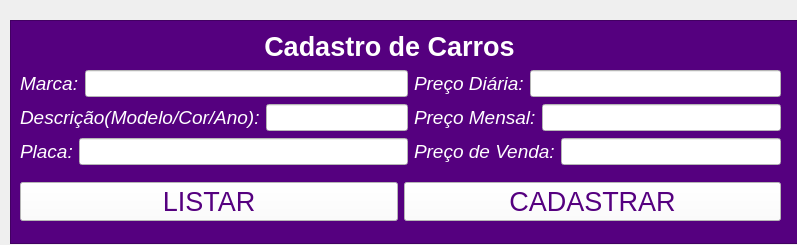
<?xml version="1.0" encoding="UTF-8"?>
<ui version="4.0">
 <class>MainWindow</class>
 <widget class="QMainWindow" name="MainWindow">
  <property name="geometry">
   <rect>
    <x>0</x>
    <y>0</y>
    <width>797</width>
    <height>245</height>
   </rect>
  </property>
  <property name="windowTitle">
   <string>MainWindow</string>
  </property>
  <widget class="QWidget" name="centralwidget">
   <widget class="QFrame" name="frame">
    <property name="geometry">
     <rect>
      <x>10</x>
      <y>20</y>
      <width>1081</width>
      <height>224</height>
     </rect>
    </property>
    <property name="styleSheet">
     <string notr="true">color: rgb(255, 255, 255);
background-color: rgb(85, 0, 127);</string>
    </property>
    <property name="frameShape">
     <enum>QFrame::StyledPanel</enum>
    </property>
    <property name="frameShadow">
     <enum>QFrame::Raised</enum>
    </property>
    <widget class="QLabel" name="label">
     <property name="geometry">
      <rect>
       <x>250</x>
       <y>10</y>
       <width>259</width>
       <height>33</height>
      </rect>
     </property>
     <property name="font">
      <font>
       <pointsize>20</pointsize>
       <weight>75</weight>
       <bold>true</bold>
      </font>
     </property>
     <property name="text">
      <string>Cadastro de Carros</string>
     </property>
     <property name="alignment">
      <set>Qt::AlignCenter</set>
     </property>
    </widget>
    <widget class="QWidget" name="layoutWidget">
     <property name="geometry">
      <rect>
       <x>10</x>
       <y>160</y>
       <width>761</width>
       <height>43</height>
      </rect>
     </property>
     <layout class="QHBoxLayout" name="horizontalLayout_7">
      <item>
       <widget class="QPushButton" name="listar">
        <property name="font">
         <font>
          <pointsize>20</pointsize>
         </font>
        </property>
        <property name="styleSheet">
         <string notr="true">color: rgb(85, 0, 127);
background-color: rgb(255, 255, 255);</string>
        </property>
        <property name="text">
         <string>LISTAR</string>
        </property>
       </widget>
      </item>
      <item>
       <widget class="QPushButton" name="cadastrar">
        <property name="font">
         <font>
          <pointsize>20</pointsize>
         </font>
        </property>
        <property name="styleSheet">
         <string notr="true">color: rgb(85, 0, 127);
background-color: rgb(255, 255, 255);</string>
        </property>
        <property name="text">
         <string>CADASTRAR</string>
        </property>
       </widget>
      </item>
     </layout>
    </widget>
    <widget class="QWidget" name="layoutWidget">
     <property name="geometry">
      <rect>
       <x>10</x>
       <y>49</y>
       <width>761</width>
       <height>97</height>
      </rect>
     </property>
     <layout class="QHBoxLayout" name="horizontalLayout_8">
      <item>
       <layout class="QVBoxLayout" name="verticalLayout">
        <item>
         <layout class="QHBoxLayout" name="horizontalLayout">
          <item>
           <widget class="QLabel" name="label_2">
            <property name="font">
             <font>
              <pointsize>14</pointsize>
              <italic>true</italic>
             </font>
            </property>
            <property name="text">
             <string>Marca:</string>
            </property>
           </widget>
          </item>
          <item>
           <widget class="QLineEdit" name="marca">
            <property name="font">
             <font>
              <pointsize>12</pointsize>
             </font>
            </property>
            <property name="styleSheet">
             <string notr="true">background-color: rgb(255, 255, 255);
color: rgb(0, 0, 0);</string>
            </property>
           </widget>
          </item>
         </layout>
        </item>
        <item>
         <layout class="QHBoxLayout" name="horizontalLayout_2">
          <item>
           <widget class="QLabel" name="label_3">
            <property name="font">
             <font>
              <pointsize>14</pointsize>
              <italic>true</italic>
             </font>
            </property>
            <property name="text">
             <string>Descrição(Modelo/Cor/Ano):</string>
            </property>
           </widget>
          </item>
          <item>
           <widget class="QLineEdit" name="descricao">
            <property name="font">
             <font>
              <pointsize>12</pointsize>
             </font>
            </property>
            <property name="styleSheet">
             <string notr="true">background-color: rgb(255, 255, 255);
color: rgb(0, 0, 0);</string>
            </property>
           </widget>
          </item>
         </layout>
        </item>
        <item>
         <layout class="QHBoxLayout" name="horizontalLayout_3">
          <item>
           <widget class="QLabel" name="label_8">
            <property name="font">
             <font>
              <pointsize>14</pointsize>
              <italic>true</italic>
             </font>
            </property>
            <property name="text">
             <string>Placa:</string>
            </property>
           </widget>
          </item>
          <item>
           <widget class="QLineEdit" name="placa">
            <property name="font">
             <font>
              <pointsize>12</pointsize>
             </font>
            </property>
            <property name="styleSheet">
             <string notr="true">background-color: rgb(255, 255, 255);
color: rgb(0, 0, 0);</string>
            </property>
           </widget>
          </item>
         </layout>
        </item>
       </layout>
      </item>
      <item>
       <layout class="QVBoxLayout" name="verticalLayout_2">
        <item>
         <layout class="QHBoxLayout" name="horizontalLayout_4">
          <item>
           <widget class="QLabel" name="label_4">
            <property name="font">
             <font>
              <pointsize>14</pointsize>
              <italic>true</italic>
             </font>
            </property>
            <property name="text">
             <string>Preço Diária:</string>
            </property>
           </widget>
          </item>
          <item>
           <widget class="QLineEdit" name="preco_diaria">
            <property name="font">
             <font>
              <pointsize>12</pointsize>
             </font>
            </property>
            <property name="styleSheet">
             <string notr="true">background-color: rgb(255, 255, 255);
color: rgb(0, 0, 0);</string>
            </property>
           </widget>
          </item>
         </layout>
        </item>
        <item>
         <layout class="QHBoxLayout" name="horizontalLayout_5">
          <item>
           <widget class="QLabel" name="label_5">
            <property name="font">
             <font>
              <pointsize>14</pointsize>
              <italic>true</italic>
             </font>
            </property>
            <property name="text">
             <string>Preço Mensal:</string>
            </property>
           </widget>
          </item>
          <item>
           <widget class="QLineEdit" name="preco_mensal">
            <property name="font">
             <font>
              <pointsize>12</pointsize>
             </font>
            </property>
            <property name="styleSheet">
             <string notr="true">background-color: rgb(255, 255, 255);
color: rgb(0, 0, 0);</string>
            </property>
           </widget>
          </item>
         </layout>
        </item>
        <item>
         <layout class="QHBoxLayout" name="horizontalLayout_6">
          <item>
           <widget class="QLabel" name="label_6">
            <property name="font">
             <font>
              <pointsize>14</pointsize>
              <italic>true</italic>
             </font>
            </property>
            <property name="text">
             <string>Preço de Venda:</string>
            </property>
           </widget>
          </item>
          <item>
           <widget class="QLineEdit" name="preco_venda">
            <property name="font">
             <font>
              <pointsize>12</pointsize>
             </font>
            </property>
            <property name="styleSheet">
             <string notr="true">background-color: rgb(255, 255, 255);
color: rgb(0, 0, 0);</string>
            </property>
           </widget>
          </item>
         </layout>
        </item>
       </layout>
      </item>
     </layout>
    </widget>
   </widget>
  </widget>
 </widget>
 <tabstops>
  <tabstop>marca</tabstop>
  <tabstop>descricao</tabstop>
  <tabstop>placa</tabstop>
  <tabstop>preco_diaria</tabstop>
  <tabstop>preco_mensal</tabstop>
  <tabstop>preco_venda</tabstop>
  <tabstop>listar</tabstop>
  <tabstop>cadastrar</tabstop>
 </tabstops>
 <resources/>
 <connections/>
</ui>
